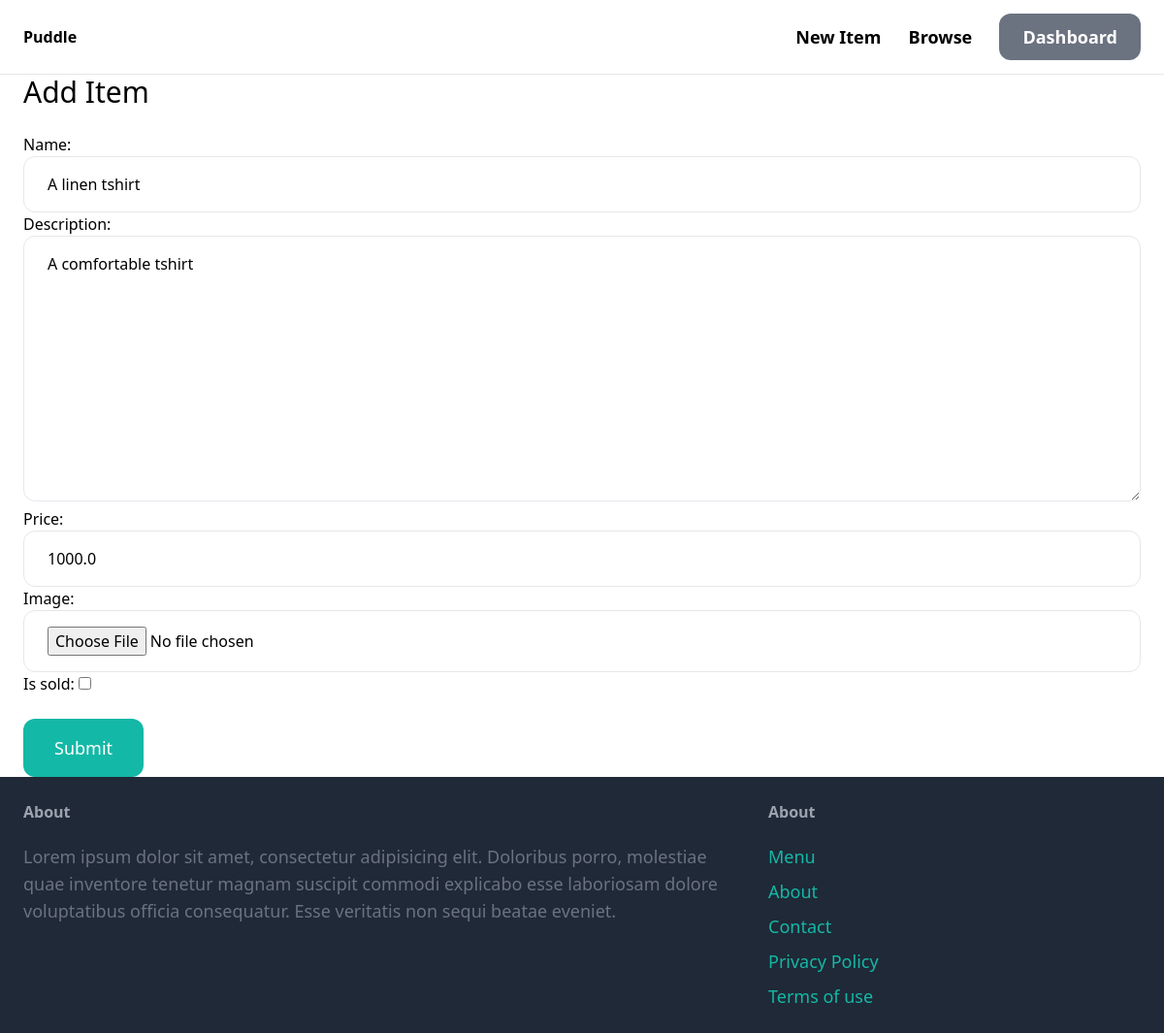
/items/a-tshirt/edit/ (signed in), run on an earlier commit of the app's database.
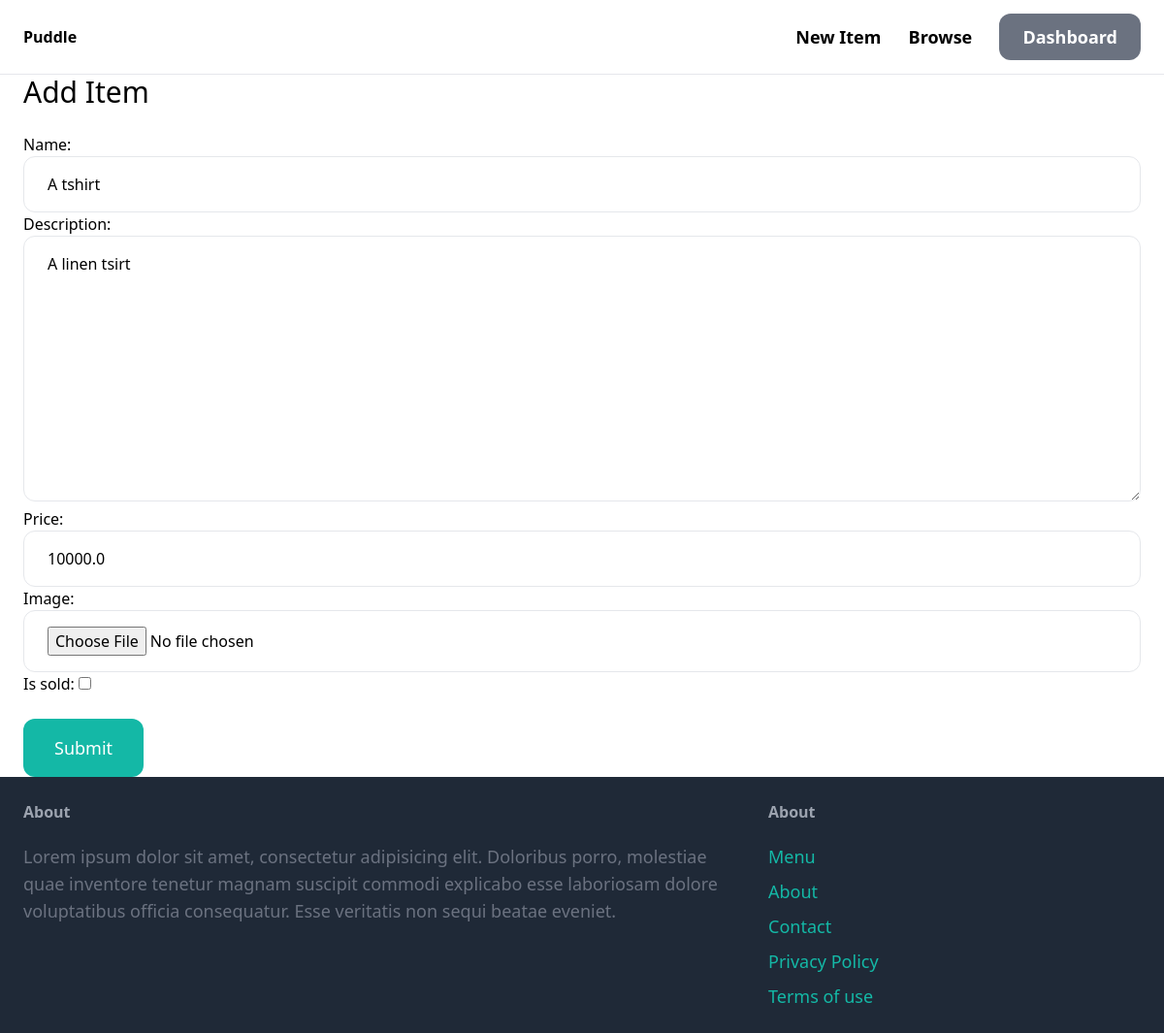
And on a later commit of the database.
### item/models.py (models this page shows, shortened)
class Item(models.Model):
    category = models.ForeignKey(Category, related_name='items', on_delete=models.CASCADE)
    name = models.CharField(max_length=255)
    slug = models.SlugField(max_length=255, unique=True, blank=True)
    description = models.TextField(blank=True, null=True)
    price = models.FloatField()
    image = models.ImageField(upload_to='items_images', blank=True, null=True)
    is_sold = models.BooleanField(default=False)
    created_by = models.ForeignKey(User, related_name='items', on_delete=models.CASCADE)
    created_at = models.DateTimeField(auto_now_add=True)

### item/views.py (the view)
# urls.py: path('<slug:slug>/edit/',views.edit, name='edit')
@login_required
def edit(request,slug):
    item=get_object_or_404(Item,slug=slug,created_by=request.user)
    if request.method == 'POST':
        form = EditItemForm(request.POST, request.FILES, request=request,instance=item)  # Pass 'request' here
        if form.is_valid():
           form.save()
           return redirect('item:detail', slug=form.instance.slug)  # Assuming you have a slug
    else:
        form = EditItemForm(instance=item)  # Pass 'request' here for the GET request
    return render(request, 'form.html', {
        'form': form,
        'title': 'Add Item'
    })

### item/forms.py
class EditItemForm(forms.ModelForm):
    def __init__(self, *args, **kwargs):
        self.request = kwargs.pop('request', None)  # Pop 'request' from kwargs
        super(EditItemForm, self).__init__(*args, **kwargs)
    class Meta:
        model = Item
        fields = ('name', 'description', 'price', 'image','is_sold')
        widgets={
            'category':forms.Select(attrs={
            'class':'w-full py-4 px-6 rounded-xl border'
            }),
            'name':forms.TextInput(attrs={
            'class':'w-full py-4 px-6 rounded-xl border'
            }),
            'description':forms.Textarea(attrs={
            'class':'w-full py-4 px-6 rounded-xl border'
            }),
              'price':forms.TextInput(attrs={
            'class':'w-full py-4 px-6 rounded-xl border'
            }),
              'image':forms.FileInput(attrs={
            'class':'w-full py-4 px-6 rounded-xl border'
            })
        }

### item/templates/form.html (shortened to what this page needs)
{% extends 'core/base.html' %}
{% block content %}
<h1 class="mb-6 text-3xl">{{ title }}</h1>
<form method="post" action="." enctype="multipart/form-data">
    <div class="space_y_4">
        {{ form.as_p }}
    </div>
    <button class="mt-6 py-4 px-8 text-lg bg-teal-500 hover:bg-teal-700 rounded-xl text-white">Submit</button>
</form>
{% endblock %}

What changed in the data, as far as the page shows it:
changed Item: name "A linen tshirt" → "A tshirt"; description "A comfortable tshirt" → "A linen tsirt"; price "1000.0" → "10000.0"
